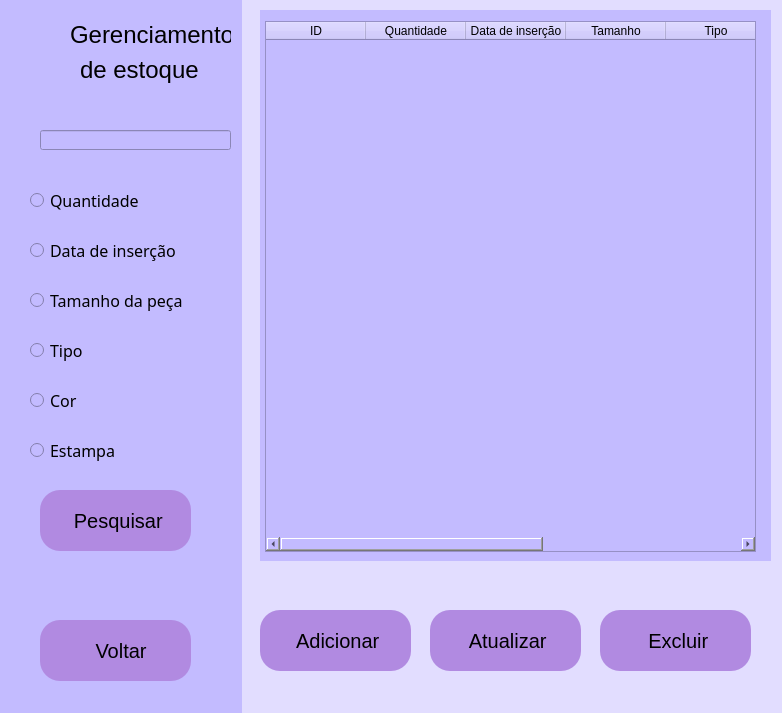
<?xml version="1.0" encoding="UTF-8"?>
<ui version="4.0">
 <class>tl_prinicipal</class>
 <widget class="QWidget" name="tl_prinicipal">
  <property name="geometry">
   <rect>
    <x>0</x>
    <y>0</y>
    <width>782</width>
    <height>713</height>
   </rect>
  </property>
  <property name="windowTitle">
   <string>Form</string>
  </property>
  <property name="styleSheet">
   <string notr="true">background-color: rgb(195, 187, 255);</string>
  </property>
  <widget class="QLabel" name="label">
   <property name="geometry">
    <rect>
     <x>242</x>
     <y>0</y>
     <width>551</width>
     <height>713</height>
    </rect>
   </property>
   <property name="styleSheet">
    <string notr="true">background-color: rgb(226, 221, 255);</string>
   </property>
   <property name="text">
    <string/>
   </property>
  </widget>
  <widget class="QLabel" name="label_2">
   <property name="geometry">
    <rect>
     <x>0</x>
     <y>0</y>
     <width>242</width>
     <height>713</height>
    </rect>
   </property>
   <property name="styleSheet">
    <string notr="true">background-color: rgb(195, 187, 255);</string>
   </property>
   <property name="text">
    <string/>
   </property>
  </widget>
  <widget class="QLabel" name="label_3">
   <property name="geometry">
    <rect>
     <x>70</x>
     <y>20</y>
     <width>161</width>
     <height>31</height>
    </rect>
   </property>
   <property name="styleSheet">
    <string notr="true"/>
   </property>
   <property name="text">
    <string>&lt;html&gt;&lt;head/&gt;&lt;body&gt;&lt;p&gt;&lt;span style=&quot; font-size:18pt;&quot;&gt;Gerenciamento&lt;/span&gt;&lt;/p&gt;&lt;/body&gt;&lt;/html&gt;</string>
   </property>
  </widget>
  <widget class="QLabel" name="label_4">
   <property name="geometry">
    <rect>
     <x>80</x>
     <y>50</y>
     <width>131</width>
     <height>41</height>
    </rect>
   </property>
   <property name="styleSheet">
    <string notr="true"/>
   </property>
   <property name="text">
    <string>&lt;html&gt;&lt;head/&gt;&lt;body&gt;&lt;p&gt;&lt;span style=&quot; font-size:18pt;&quot;&gt;de estoque&lt;/span&gt;&lt;/p&gt;&lt;/body&gt;&lt;/html&gt;</string>
   </property>
  </widget>
  <widget class="QLineEdit" name="caixa_de_pesquisa">
   <property name="geometry">
    <rect>
     <x>40</x>
     <y>130</y>
     <width>191</width>
     <height>20</height>
    </rect>
   </property>
  </widget>
  <widget class="QLabel" name="label_5">
   <property name="geometry">
    <rect>
     <x>10</x>
     <y>130</y>
     <width>21</width>
     <height>21</height>
    </rect>
   </property>
   <property name="text">
    <string/>
   </property>
   <property name="pixmap">
    <pixmap>image/tela principal/search.png</pixmap>
   </property>
   <property name="scaledContents">
    <bool>true</bool>
   </property>
  </widget>
  <widget class="QRadioButton" name="check_quantidade">
   <property name="geometry">
    <rect>
     <x>30</x>
     <y>190</y>
     <width>131</width>
     <height>21</height>
    </rect>
   </property>
   <property name="font">
    <font>
     <family>MS Reference Sans Serif</family>
     <pointsize>12</pointsize>
    </font>
   </property>
   <property name="text">
    <string>Quantidade</string>
   </property>
  </widget>
  <widget class="QRadioButton" name="check_dataDeInsercao">
   <property name="geometry">
    <rect>
     <x>30</x>
     <y>240</y>
     <width>171</width>
     <height>21</height>
    </rect>
   </property>
   <property name="font">
    <font>
     <family>MS Reference Sans Serif</family>
     <pointsize>12</pointsize>
    </font>
   </property>
   <property name="text">
    <string>Data de inserção</string>
   </property>
  </widget>
  <widget class="QRadioButton" name="check_tamanho">
   <property name="geometry">
    <rect>
     <x>30</x>
     <y>290</y>
     <width>171</width>
     <height>21</height>
    </rect>
   </property>
   <property name="font">
    <font>
     <family>MS Reference Sans Serif</family>
     <pointsize>12</pointsize>
    </font>
   </property>
   <property name="text">
    <string>Tamanho da peça</string>
   </property>
  </widget>
  <widget class="QRadioButton" name="check_tipo">
   <property name="geometry">
    <rect>
     <x>30</x>
     <y>340</y>
     <width>131</width>
     <height>21</height>
    </rect>
   </property>
   <property name="font">
    <font>
     <family>MS Reference Sans Serif</family>
     <pointsize>12</pointsize>
    </font>
   </property>
   <property name="text">
    <string>Tipo</string>
   </property>
  </widget>
  <widget class="QRadioButton" name="check_cor">
   <property name="geometry">
    <rect>
     <x>30</x>
     <y>390</y>
     <width>131</width>
     <height>21</height>
    </rect>
   </property>
   <property name="font">
    <font>
     <family>MS Reference Sans Serif</family>
     <pointsize>12</pointsize>
    </font>
   </property>
   <property name="text">
    <string>Cor</string>
   </property>
  </widget>
  <widget class="QRadioButton" name="check_estampa">
   <property name="geometry">
    <rect>
     <x>30</x>
     <y>440</y>
     <width>131</width>
     <height>21</height>
    </rect>
   </property>
   <property name="font">
    <font>
     <family>MS Reference Sans Serif</family>
     <pointsize>12</pointsize>
    </font>
   </property>
   <property name="text">
    <string>Estampa</string>
   </property>
  </widget>
  <widget class="QPushButton" name="botao_pesquisar">
   <property name="geometry">
    <rect>
     <x>40</x>
     <y>490</y>
     <width>151</width>
     <height>61</height>
    </rect>
   </property>
   <property name="font">
    <font>
     <pointsize>15</pointsize>
    </font>
   </property>
   <property name="styleSheet">
    <string notr="true">QPushButton{
background-color: rgb(177, 138, 225);
border-radius: 20px 20px 20px}

QPushButton:hover{
color: rgb(255, 255, 255);
background-color: rgb(193, 102, 216);
border-radius: 20px 20px 20px;
}</string>
   </property>
   <property name="text">
    <string> Pesquisar</string>
   </property>
   <property name="icon">
    <iconset>
     <normaloff>image/tela principal/mouse2.png</normaloff>image/tela principal/mouse2.png</iconset>
   </property>
  </widget>
  <widget class="QLabel" name="label_6">
   <property name="geometry">
    <rect>
     <x>260</x>
     <y>10</y>
     <width>511</width>
     <height>551</height>
    </rect>
   </property>
   <property name="text">
    <string/>
   </property>
  </widget>
  <widget class="QPushButton" name="botao_voltar_inicial">
   <property name="geometry">
    <rect>
     <x>40</x>
     <y>620</y>
     <width>151</width>
     <height>61</height>
    </rect>
   </property>
   <property name="font">
    <font>
     <pointsize>15</pointsize>
    </font>
   </property>
   <property name="styleSheet">
    <string notr="true">QPushButton{
background-color: rgb(177, 138, 225);
border-radius: 20px 20px 20px}

QPushButton:hover{
color: rgb(255, 255, 255);
background-color: rgb(193, 102, 216);
border-radius: 20px 20px 20px;
}</string>
   </property>
   <property name="text">
    <string>  Voltar</string>
   </property>
   <property name="icon">
    <iconset>
     <normaloff>image/tela principal/go-back-arrow (1).png</normaloff>image/tela principal/go-back-arrow (1).png</iconset>
   </property>
  </widget>
  <widget class="QLabel" name="label_7">
   <property name="geometry">
    <rect>
     <x>10</x>
     <y>560</y>
     <width>231</width>
     <height>51</height>
    </rect>
   </property>
   <property name="text">
    <string/>
   </property>
   <property name="pixmap">
    <pixmap>image/tela principal/dashed-line.png</pixmap>
   </property>
   <property name="scaledContents">
    <bool>true</bool>
   </property>
  </widget>
  <widget class="QPushButton" name="botao_adicionar_inicial">
   <property name="geometry">
    <rect>
     <x>260</x>
     <y>610</y>
     <width>151</width>
     <height>61</height>
    </rect>
   </property>
   <property name="font">
    <font>
     <pointsize>15</pointsize>
    </font>
   </property>
   <property name="styleSheet">
    <string notr="true">QPushButton{
background-color: rgb(177, 138, 225);
border-radius: 20px 20px 20px}

QPushButton:hover{
color: rgb(255, 255, 255);
background-color: rgb(193, 102, 216);
border-radius: 20px 20px 20px;
}</string>
   </property>
   <property name="text">
    <string> Adicionar</string>
   </property>
   <property name="icon">
    <iconset>
     <normaloff>image/tela principal/adicionar.png</normaloff>image/tela principal/adicionar.png</iconset>
   </property>
  </widget>
  <widget class="QPushButton" name="botao_atualizar_inicial">
   <property name="geometry">
    <rect>
     <x>430</x>
     <y>610</y>
     <width>151</width>
     <height>61</height>
    </rect>
   </property>
   <property name="font">
    <font>
     <pointsize>15</pointsize>
    </font>
   </property>
   <property name="styleSheet">
    <string notr="true">QPushButton{
background-color: rgb(177, 138, 225);
border-radius: 20px 20px 20px;}

QPushButton:hover{
color: rgb(255, 255, 255);
background-color: rgb(193, 102, 216);
border-radius: 20px 20px 20px;
}</string>
   </property>
   <property name="text">
    <string> Atualizar</string>
   </property>
   <property name="icon">
    <iconset>
     <normaloff>image/tela principal/refresh.png</normaloff>image/tela principal/refresh.png</iconset>
   </property>
  </widget>
  <widget class="QPushButton" name="botao_excluir_inicial">
   <property name="geometry">
    <rect>
     <x>600</x>
     <y>610</y>
     <width>151</width>
     <height>61</height>
    </rect>
   </property>
   <property name="font">
    <font>
     <pointsize>15</pointsize>
    </font>
   </property>
   <property name="styleSheet">
    <string notr="true">QPushButton{
background-color: rgb(177, 138, 225);
border-radius: 20px 20px 20px;}

QPushButton:hover{
color: rgb(255, 255, 255);
background-color: rgb(193, 102, 216);
border-radius: 20px 20px 20px;
}</string>
   </property>
   <property name="text">
    <string> Excluir</string>
   </property>
   <property name="icon">
    <iconset>
     <normaloff>image/tela principal/bin.png</normaloff>image/tela principal/bin.png</iconset>
   </property>
  </widget>
  <widget class="QLabel" name="label_8">
   <property name="geometry">
    <rect>
     <x>10</x>
     <y>20</y>
     <width>61</width>
     <height>61</height>
    </rect>
   </property>
   <property name="text">
    <string/>
   </property>
   <property name="pixmap">
    <pixmap>image/tela principal/search (1).png</pixmap>
   </property>
   <property name="scaledContents">
    <bool>true</bool>
   </property>
  </widget>
  <widget class="QTableWidget" name="table_Widget">
   <property name="geometry">
    <rect>
     <x>265</x>
     <y>21</y>
     <width>491</width>
     <height>531</height>
    </rect>
   </property>
   <column>
    <property name="text">
     <string>ID</string>
    </property>
   </column>
   <column>
    <property name="text">
     <string>Quantidade</string>
    </property>
   </column>
   <column>
    <property name="text">
     <string>Data de inserção</string>
    </property>
   </column>
   <column>
    <property name="text">
     <string>Tamanho</string>
    </property>
   </column>
   <column>
    <property name="text">
     <string>Tipo</string>
    </property>
   </column>
   <column>
    <property name="text">
     <string>Cor</string>
    </property>
   </column>
   <column>
    <property name="text">
     <string>Estampa</string>
    </property>
   </column>
  </widget>
 </widget>
 <resources/>
 <connections/>
</ui>
